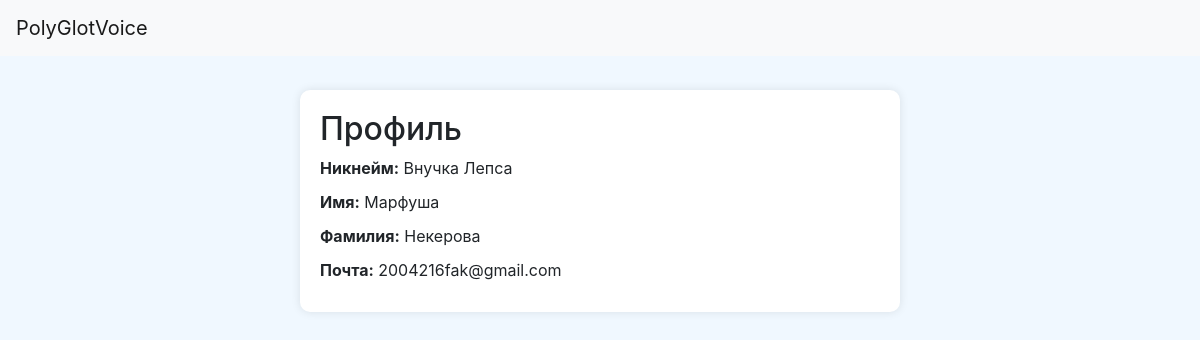
Screenshot of /profile (signed in) with the database file from the repository.
### models.py (models this page shows)
class User(Base):
    __tablename__ = "users"
    id = Column(Integer, primary_key=True, index=True)
    nickname = Column(String, unique=True, index=True)
    first_name = Column(String)
    last_name = Column(String)
    email = Column(String, unique=True, index=True)
    phone = Column(String, unique=True, index=True)
    hashed_password = Column(String)
    messages = relationship("Message", back_populates="owner")

### main.py (the view)
@app.get("/profile", response_class=HTMLResponse)
async def read_profile(request: Request, session_data: UserSession = Depends(get_session_data),
                       db: Session = Depends(get_db)):
    user = db.query(User).filter(User.id == session_data.user_id).first()
    if user is None:
        raise HTTPException(status_code=404, detail="User not found")
    return templates.TemplateResponse("profile.html", {"request": request, "user": user})

### templates/profile.html (shortened to what this page needs)
<!DOCTYPE html>
<html lang="ru">
<head>
    <link href="https://stackpath.bootstrapcdn.com/bootstrap/4.5.2/css/bootstrap.min.css" rel="stylesheet">
</head>
<body>
<nav class="navbar navbar-expand-lg navbar-light bg-light fixed-top">
    <a class="navbar-brand" href="#">PolyGlotVoice</a>
</nav>
<div class="content-container">
    <div class="profile-container">
        <h2>Профиль</h2>
        <div class="profile-item"><strong>Никнейм:</strong> {{ user.nickname }}</div>
        <div class="profile-item"><strong>Имя:</strong> {{ user.first_name }}</div>
        <div class="profile-item"><strong>Фамилия:</strong> {{ user.last_name }}</div>
        <div class="profile-item"><strong>Почта:</strong> {{ user.email }}</div>
    </div>
</div>
</body>
</html>

### templates/profile.html (style rules this page uses)
body { background-color: #f0f8ff; padding-top: 70px; }
.content-container { padding: 20px; }
.profile-container { background: white; padding: 20px; border-radius: 10px; box-shadow: 0 0 10px rgba(0, 0, 0, 0.1); max-width: 600px; margin: auto; }
.profile-item { margin-bottom: 10px; }

### rows the page displays
User: nickname "Внучка Лепса", first_name "Марфуша", last_name "Некерова", email "2004216fak@gmail.com"
